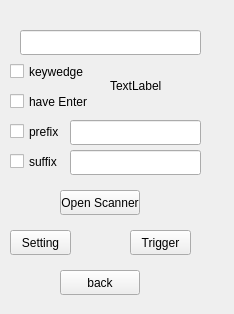
<?xml version="1.0" encoding="UTF-8"?>
<ui version="4.0">
 <class>Scanner</class>
 <widget class="QWidget" name="Scanner">
  <property name="geometry">
   <rect>
    <x>0</x>
    <y>0</y>
    <width>234</width>
    <height>314</height>
   </rect>
  </property>
  <property name="minimumSize">
   <size>
    <width>234</width>
    <height>314</height>
   </size>
  </property>
  <property name="maximumSize">
   <size>
    <width>234</width>
    <height>314</height>
   </size>
  </property>
  <property name="windowTitle">
   <string>Form</string>
  </property>
  <widget class="QLineEdit" name="resultt">
   <property name="geometry">
    <rect>
     <x>20</x>
     <y>30</y>
     <width>181</width>
     <height>25</height>
    </rect>
   </property>
  </widget>
  <widget class="QCheckBox" name="prefix">
   <property name="geometry">
    <rect>
     <x>10</x>
     <y>120</y>
     <width>61</width>
     <height>23</height>
    </rect>
   </property>
   <property name="text">
    <string>prefix</string>
   </property>
  </widget>
  <widget class="QCheckBox" name="suffix">
   <property name="geometry">
    <rect>
     <x>10</x>
     <y>150</y>
     <width>51</width>
     <height>23</height>
    </rect>
   </property>
   <property name="text">
    <string>suffix</string>
   </property>
  </widget>
  <widget class="QLineEdit" name="pre">
   <property name="geometry">
    <rect>
     <x>70</x>
     <y>120</y>
     <width>131</width>
     <height>25</height>
    </rect>
   </property>
  </widget>
  <widget class="QLineEdit" name="suf">
   <property name="geometry">
    <rect>
     <x>70</x>
     <y>150</y>
     <width>131</width>
     <height>25</height>
    </rect>
   </property>
  </widget>
  <widget class="QCheckBox" name="mode">
   <property name="geometry">
    <rect>
     <x>10</x>
     <y>60</y>
     <width>78</width>
     <height>23</height>
    </rect>
   </property>
   <property name="text">
    <string>keywedge</string>
   </property>
  </widget>
  <widget class="QCheckBox" name="mode_2">
   <property name="geometry">
    <rect>
     <x>10</x>
     <y>90</y>
     <width>78</width>
     <height>23</height>
    </rect>
   </property>
   <property name="text">
    <string>have Enter</string>
   </property>
  </widget>
  <widget class="QLabel" name="label">
   <property name="geometry">
    <rect>
     <x>110</x>
     <y>70</y>
     <width>101</width>
     <height>31</height>
    </rect>
   </property>
   <property name="text">
    <string>TextLabel</string>
   </property>
  </widget>
  <widget class="QPushButton" name="set">
   <property name="geometry">
    <rect>
     <x>10</x>
     <y>230</y>
     <width>61</width>
     <height>25</height>
    </rect>
   </property>
   <property name="text">
    <string>Setting</string>
   </property>
  </widget>
  <widget class="QPushButton" name="set_2">
   <property name="geometry">
    <rect>
     <x>130</x>
     <y>230</y>
     <width>61</width>
     <height>25</height>
    </rect>
   </property>
   <property name="text">
    <string>Trigger</string>
   </property>
  </widget>
  <widget class="QPushButton" name="pushButton">
   <property name="geometry">
    <rect>
     <x>60</x>
     <y>190</y>
     <width>80</width>
     <height>25</height>
    </rect>
   </property>
   <property name="text">
    <string>Open Scanner</string>
   </property>
  </widget>
  <widget class="QPushButton" name="pushButton_2">
   <property name="geometry">
    <rect>
     <x>60</x>
     <y>270</y>
     <width>80</width>
     <height>25</height>
    </rect>
   </property>
   <property name="text">
    <string>back</string>
   </property>
  </widget>
 </widget>
 <resources/>
 <connections/>
</ui>
